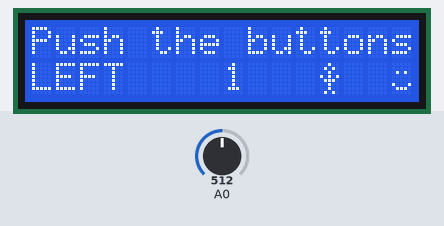
A sketch run on a simulated Arduino Uno, built with avr-gcc and run on an emulated ATmega328P. On the bench: 16×2 character LCD. Inputs (shaded band) come from the test bench; at power-on: A0 = 512.

Above: at 1.2 s.
1.3 s: A0 set to 464
3.3 s: A0 set to 440
At 4.5 s:
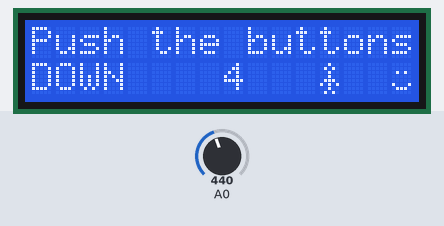
6.3 s: A0 set to 240
At 8.9 s:
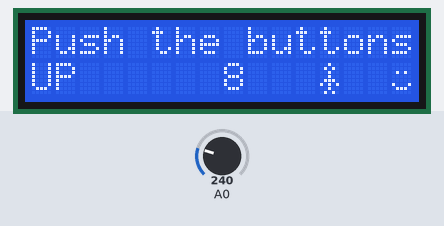
9.3 s: A0 set to 40
At 10.9 s:
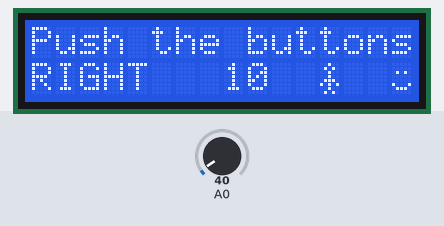
12.3 s: A0 set to 56
At 13.8 s:
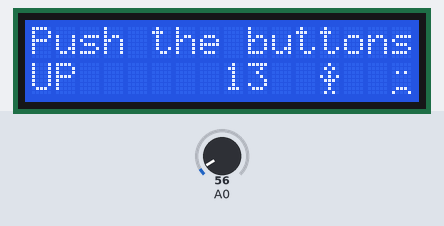
14.7 s: A0 set to 660
At 16.8 s:
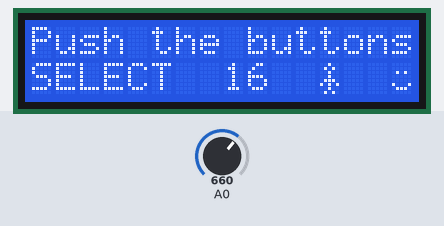
Timing chart, 0 to 17.9 s (numbered marks = the images above; inputs shaded):
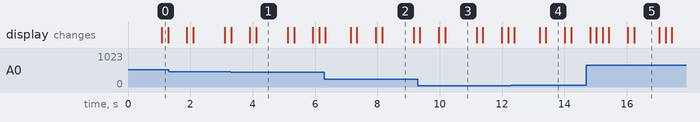

The sketch:

lcdshield.ino
```cpp
//Sample using LiquidCrystal library
#include <LiquidCrystal.h>

/*******************************************************

This program will test the LCD panel and the buttons
Mark Bramwell, July 2010

********************************************************/

// select the pins used on the LCD panel
LiquidCrystal lcd(8, 9, 4, 5, 6, 7);

// make some custom characters:
byte heart[8] = {
  0b00000,
  0b01010,
  0b11111,
  0b11111,
  0b11111,
  0b01110,
  0b00100,
  0b00000
};

byte smiley[8] = {
  0b00000,
  0b00000,
  0b01010,
  0b00000,
  0b00000,
  0b10001,
  0b01110,
  0b00000
};

byte frownie[8] = {
  0b00000,
  0b00000,
  0b01010,
  0b00000,
  0b00000,
  0b00000,
  0b01110,
  0b10001
};

byte armsDown[8] = {
  0b00100,
  0b01010,
  0b00100,
  0b00100,
  0b01110,
  0b10101,
  0b00100,
  0b01010
};

byte armsUp[8] = {
  0b00100,
  0b01010,
  0b00100,
  0b10101,
  0b01110,
  0b00100,
  0b00100,
  0b01010
};

// define some values used by the panel and buttons
int lcd_key     = 0;
int adc_key_in  = 0;
#define btnRIGHT  0
#define btnUP     1
#define btnDOWN   2
#define btnLEFT   3
#define btnSELECT 4
#define btnNONE   5

// read the buttons
int read_LCD_buttons()
{
 adc_key_in = analogRead(0);      // read the value from the sensor
 // my buttons when read are centered at these valies: 0, 144, 329, 504, 741
 // we add approx 50 to those values and check to see if we are close
 if (adc_key_in > 1000) return btnNONE; // We make this the 1st option for speed reasons since it will be the most likely result
 // For V1.1 us this threshold
 if (adc_key_in < 50)   return btnRIGHT;
 if (adc_key_in < 250)  return btnUP;
 if (adc_key_in < 450)  return btnDOWN;
 if (adc_key_in < 650)  return btnLEFT;
 if (adc_key_in < 850)  return btnSELECT;

 // For V1.0 comment the other threshold and use the one below:
/*
 if (adc_key_in < 50)   return btnRIGHT;
 if (adc_key_in < 195)  return btnUP;
 if (adc_key_in < 380)  return btnDOWN;
 if (adc_key_in < 555)  return btnLEFT;
 if (adc_key_in < 790)  return btnSELECT;
*/


 return btnNONE;  // when all others fail, return this...
}

void setup()
{
 // create a new character
  lcd.createChar(1, heart);
  // create a new character
  lcd.createChar(2, smiley);
  // create a new character
  lcd.createChar(3, frownie);
   // create a new character
  lcd.createChar(4, armsDown);
  // create a new character
  lcd.createChar(5, armsUp);

 lcd.begin(16, 2);              // start the library
 lcd.setCursor(0,0);
 lcd.print("Push the buttons"); // print a simple message
}

int i=1;
void loop()
{
 lcd.setCursor(8,1);            // move cursor to second line "1" and 9 spaces over
 lcd.print(millis()/1000);      // display seconds elapsed since power-up

 i++;
 lcd.setCursor(12,1);
 if (i==11) i = 1;
 if (i==2)   lcd.write(4);
 if (i==7) lcd.write(5);

 lcd.setCursor(15,1);
 lcd.write(2);
 lcd.setCursor(15,1);
 if (i>7) lcd.write(3);

 lcd.setCursor(0,1);            // move to the begining of the second line
 lcd_key = read_LCD_buttons();  // read the buttons

 switch (lcd_key)               // depending on which button was pushed, we perform an action
 {
   case btnRIGHT:
     {
     lcd.print("RIGHT ");
     break;
     }
   case btnLEFT:
     {
     lcd.print("LEFT   ");
     break;
     }
   case btnUP:
     {
     lcd.print("UP    ");
     break;
     }
   case btnDOWN:
     {
     lcd.print("DOWN  ");
     break;
     }
   case btnSELECT:
     {
     lcd.print("SELECT");
     break;
     }
     case btnNONE:
     {
     lcd.print("NONE   ");
     break;
     }
 }
 delay(200);

}
```

Measured:
- the behaviour switches between 450 and 449 on A0 (found by bisection; images 0 and 1)
- the behaviour switches between 49 and 50 on A0 (found by bisection; images 3 and 4)
- after the input at 3.3 s, the display: first changes at once (image 1 shows a later state)
- after the input at 6.3 s, the display: first changes at once (image 2 shows a later state)
- after the input at 9.3 s, the display: first changes after 0.06 s (image 3 shows a later state)
- after the input at 12.3 s, the display: first changes after 0.10 s (image 4 shows a later state)
- after the input at 14.7 s, the display: first changes after 0.12 s (image 5 shows a later state)
